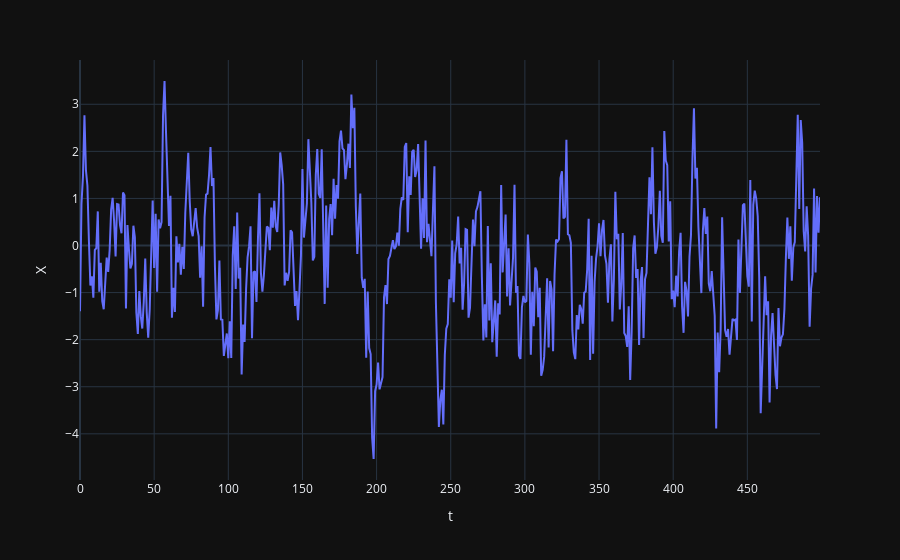

Here is the notebook cell this chart was saved with:
### Code cell
fig= px.line(df1, x='t', y= 'X')
fig.show()

### Figure 1 — Plotly figure (JSON) as saved in the notebook; plotly's stock layout.template omitted (floating-point values rounded to 4 significant figures; data arrays with more than 128 entries replaced by an {"elided": "..."} marker saying what was removed)
{"data": [{"hovertemplate": "t=%{x}<br>X=%{y}<extra></extra>", "legendgroup": "", "line": {"color": "#636efa", "dash": "solid"}, "marker": {"symbol": "circle"}, "mode": "lines", "name": "", "orientation": "v", "showlegend": false, "x": {"elided": "500 int values"}, "xaxis": "x", "y": {"elided": "500 float values"}, "yaxis": "y", "type": "scatter"}], "layout": {"xaxis": {"anchor": "y", "domain": [0.0, 1.0], "title": {"text": "t"}}, "yaxis": {"anchor": "x", "domain": [0.0, 1.0], "title": {"text": "X"}}, "legend": {"tracegroupgap": 0}, "margin": {"t": 60}}}
